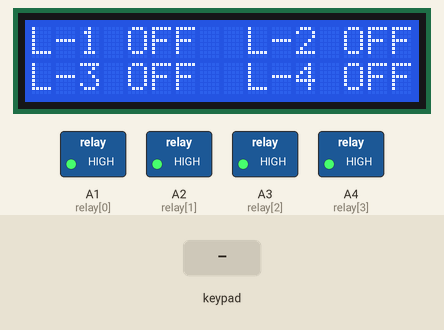
The sketch below on a simulated Arduino Uno, built with avr-gcc and run on an emulated ATmega328P. On the bench: 16×2 character LCD, switched loads named in the sketch (green lamp = pin HIGH). Inputs (shaded band) come from the test bench.

Above: at 1.2 s.
1.3 s: keypad keys 1 1 2 2 # pressed 0.4 s apart
At 3.9 s:
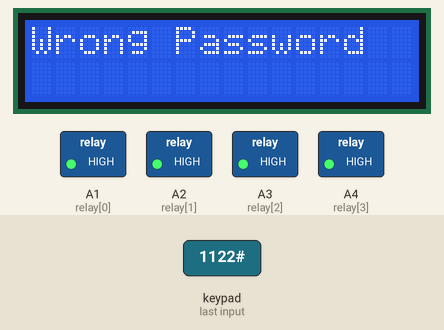
4.8 s: key '2' pressed
At 6.1 s:
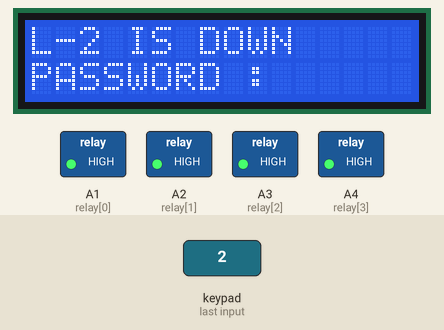
6.4 s: keypad keys 1 1 2 2 pressed 0.4 s apart
At 8.6 s:
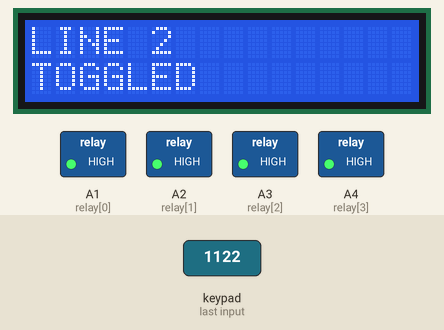
11.0 s: key '2' pressed
At 11.5 s:
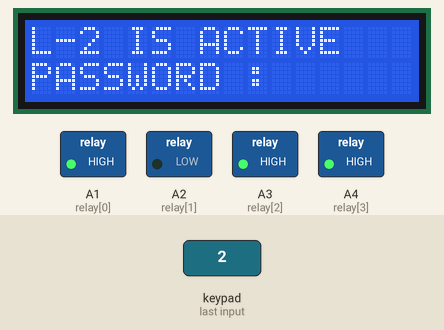
12.6 s: keypad keys 1 1 2 2 * pressed 0.4 s apart
At 13.64 s:
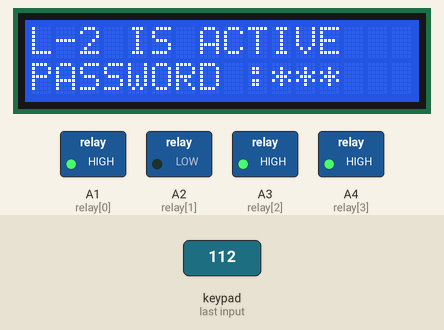
17.3 s: key '1' pressed
At 18.0 s:
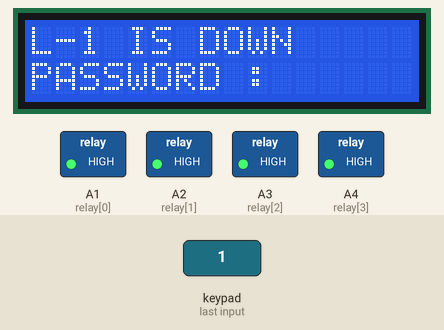
Timing chart, 0 to 19.9 s (numbered marks = the images above; inputs shaded):
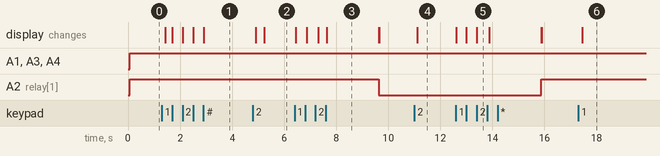

The sketch:

EventKeypad.ino
```cpp
/* @file EventSerialKeypad.pde
  || @version 1.0
  || @author Alexander Brevig
  || @contact alexanderbrevig@gmail.com
  ||
  || @description
  || | Demonstrates using the KeypadEvent.
  || #
*/
#include <Keypad.h>
#include <LiquidCrystal.h> // includes the LiquidCrystal Library
LiquidCrystal lcd(A0, 2, 3, 4, 5, 6); // Creates an LC object. Parameters: (rs, enable, d4, d5, d6, d7)

const byte ROWS = 4; //four rows
const byte COLS = 3; //three columns
char keys[ROWS][COLS] = {
  {'1', '2', '3'},
  {'4', '5', '6'},
  {'7', '8', '9'},
  {'*', '0', '#'}
};
byte rowPins[ROWS] = {7, 8, 9, 10}; //connect to the row pinouts of the keypad
byte colPins[COLS] = {11, 12, 13}; //connect to the column pinouts of the keypad
byte typepass[4] = {};
byte password[4] = {'1', '1', '2', '2'};
int line = 0;
boolean linestate[4] = {false, false, false, false};
int relay[4] = {A1, A2, A3, A4};

Keypad keypad = Keypad( makeKeymap(keys), rowPins, colPins, ROWS, COLS );

void setup() {
  lcd.begin(16, 2); // Initializes the interface to the LCD screen, and specifies the dimensions (width and height) of the display }
  Serial.begin(9600);
  for(int i = 0; i < 4;i++)
  {
   pinMode(relay[i], OUTPUT);
  }
}

void loop() {

  for(int i = 0; i < 4;i++)
  {
   digitalWrite(relay[i], !linestate[i]);
  }

  lcd.setCursor(0, 0);
  lcd.print("L-1");
  lcd.setCursor(4, 0);
  if (linestate[0] == true)
    lcd.print("ON ");
  else
    lcd.print("OFF");

  lcd.setCursor(9, 0);
  lcd.print("L-2");
  lcd.setCursor(13, 0);
  if (linestate[1] == true)
    lcd.print("ON ");
  else
    lcd.print("OFF");

  lcd.setCursor(0, 1);
  lcd.print("L-3");
  lcd.setCursor(4, 1);
  if (linestate[2] == true)
    lcd.print("ON ");
  else
    lcd.print("OFF");

  lcd.setCursor(9, 1);
  lcd.print("L-4");
  lcd.setCursor(13, 1);
  if (linestate[3] == true)
    lcd.print("ON ");
  else
    lcd.print("OFF");

  char key = keypad.getKey();
  delay(100);
  //  while(~key)
  //  {
  //   key = keypad.getKey();
  //  }
  if (key) {
    if (key == '1' || key == '2' || key == '3' || key == '4')
    {
      line = int(key) - 48;
      lcd.clear();
      lcd.setCursor(0, 0);
      lcd.print("L-");
      lcd.print(key);
      lcd.print(" IS ");
      if (linestate[line-1] == true)
        lcd.print("ACTIVE");
      else
        lcd.print("DOWN");
      lcd.setCursor(0, 1);
      lcd.print("PASSWORD :");
      key = NULL;
      for (int i = 0; i < 4; i++)
      {
        while (key == NO_KEY)
          key = keypad.getKey();
        typepass[i] = key;
        key = NULL;
        lcd.print("*");
      }
      int c = 0;
      for (int i = 0; i < 4; i++)
      {
        if (typepass[i] == password[i])
          c++;
      }
      if (c == 4)
      {
        lcd.clear();
        lcd.setCursor(0, 0);
        lcd.print("LINE ");
        lcd.print(line);
        lcd.setCursor(0, 1);
        lcd.print("TOGGLED");
        linestate[line - 1] = !linestate[line - 1];
        delay(2000);
        lcd.clear();
      }
      else
      {
        lcd.clear();
        lcd.setCursor(0, 0);
        lcd.print("Wrong Password");
        delay(2000);
        lcd.clear();
      }
    }
  }
}
```

Measured:
- after the input at 1.3 s, the display: first changes after 0.13 s (image 1 shows a later state)
- after the input at 4.8 s, the display: first differs from a run without the input after 0.43 s (image 2)
- after the input at 6.4 s, A2 (relay[1]): HIGH → LOW after 3.2 s; the display: first changes at once (image 3 shows a later state)
- after the input at 11.0 s, the display: changes after 0.11 s (image 4)
- after the input at 12.6 s, A2 (relay[1]): LOW → HIGH after 3.3 s; the display: first changes at once (image 5 shows a later state)
- after the input at 17.3 s, the display: changes after 0.16 s (image 6)
- what the display in image 3 shows lasts 2.0 s, from 7.6 s to 9.6 s
